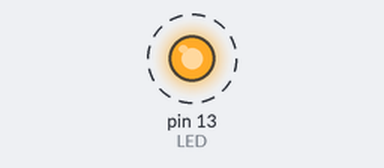
Recording of a sketch running on a simulated Arduino Uno, built with avr-gcc and run on an emulated ATmega328P. Shown: output pins drawn as LEDs (lit = HIGH). Dashed ring = blinking. Random numbers use the default seed unless the sketch sets one; what the sketch prints to the serial monitor is not drawn.

Above: at 1.2 s.
Timing chart, 0 to 5.1 s (numbered marks = the images above):
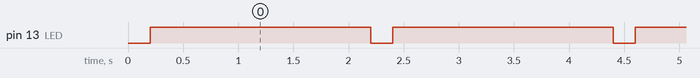

The sketch:

SimpleSerial.ino
```cpp
// Simple test routine to generate random numbers and output them on the serial port
// Used to test basic comms with the receiving program
//
// Flashes an LED if some data received on the serial port

const int LED = 13;
int rnum;


void setup()
{
  pinMode(LED, OUTPUT);

  // This should match the baud rate of the receiver
  Serial.begin(9600);

  // Initialse the random number generator
  randomSeed(analogRead(7));
}


void loop()
{

  rnum = random(1,100);

  Serial.println(rnum);

  delay(200);

  int innum = Serial.read();


  if (innum) {
    digitalWrite(LED, HIGH);
  } else {
    digitalWrite(LED, LOW);
  }

  delay(2000);
  digitalWrite(LED, LOW);
}
```

Measured:
- by itself, pin 13 (LED): alternates HIGH for 2.0 s and LOW for 0.20 s
